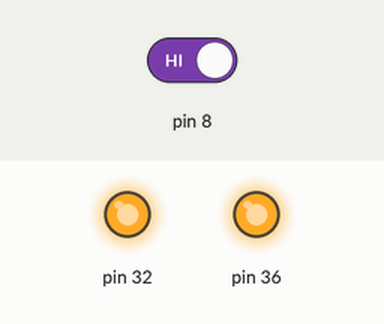
A program run on a simulated Raspberry Pi (header pin numbers). On the bench: output pins drawn as LEDs (lit = HIGH). The test bench sets the inputs (shaded band); at power-on: pin 8 HIGH. What the program prints to the terminal is not drawn.

Above: at 1.2 s.
1.3 s: pin 8 driven LOW
At 2.3 s:
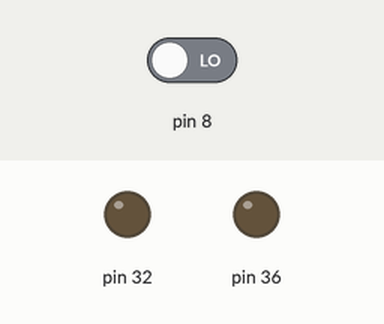
2.8 s: pin 8 driven HIGH
At 3.5 s:
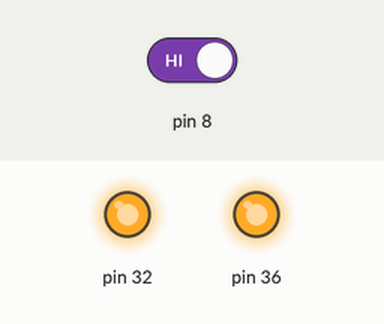
Timing chart, 0 to 5.8 s (numbered marks = the images above; inputs shaded):
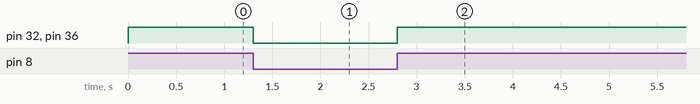

The program:

soil_sensor.py
```python
import RPi.GPIO as GPIO
import time

GPIO.setmode(GPIO.BOARD)
GPIO.setup(8, GPIO.IN)
GPIO.setup(36, GPIO.OUT, initial=GPIO.LOW)
GPIO.setup(32, GPIO.OUT, initial=GPIO.LOW)
while True:
    try:
        print(not GPIO.input(8))
        GPIO.output(36, GPIO.input(8))
        GPIO.output(32, GPIO.input(8))
    except KeyboardInterrupt:
        GPIO.cleanup()
```

Measured:
- after the input at 1.3 s, pin 32, pin 36: HIGH → LOW at once
- after the input at 2.8 s, pin 32, pin 36: LOW → HIGH at once
